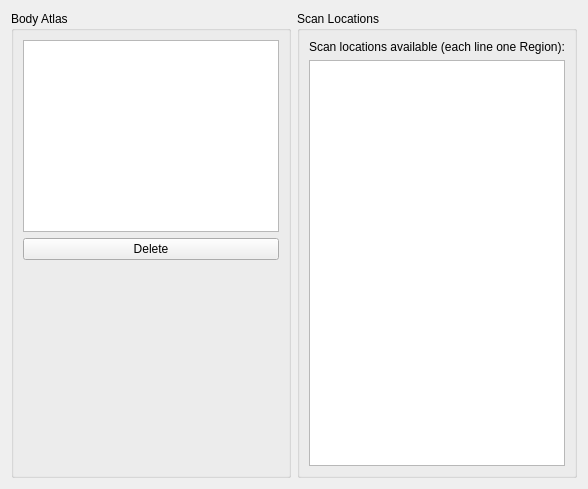
      <widget class="QWidget" name="tab_4">
       <attribute name="title">
        <string>BodyAtlas</string>
       </attribute>
       <layout class="QGridLayout" name="gridLayout_17">
        <item row="0" column="0">
         <layout class="QGridLayout" name="gridLayout_16">
          <item row="0" column="1">
           <widget class="QGroupBox" name="groupBodyRegion">
            <property name="sizePolicy">
             <sizepolicy hsizetype="Preferred" vsizetype="Preferred">
              <horstretch>1</horstretch>
              <verstretch>0</verstretch>
             </sizepolicy>
            </property>
            <property name="title">
             <string>Scan Locations</string>
            </property>
            <layout class="QVBoxLayout" name="verticalLayout">
             <item>
              <widget class="QLabel" name="label_23">
               <property name="text">
                <string>Scan locations available (each line one Region):</string>
               </property>
              </widget>
             </item>
             <item>
              <widget class="QPlainTextEdit" name="scanLocations"/>
             </item>
            </layout>
           </widget>
          </item>
          <item row="0" column="0">
           <widget class="QGroupBox" name="groupBodyAtlas">
            <property name="sizePolicy">
             <sizepolicy hsizetype="Preferred" vsizetype="Preferred">
              <horstretch>3</horstretch>
              <verstretch>0</verstretch>
             </sizepolicy>
            </property>
            <property name="title">
             <string>Body Atlas</string>
            </property>
            <layout class="QGridLayout" name="gridLayout_18">
             <item row="0" column="0">
              <widget class="QTreeView" name="treeBodyAtlas"/>
             </item>
             <item row="1" column="0">
              <widget class="QPushButton" name="bodyAtlasDelete">
               <property name="text">
                <string>Delete</string>
               </property>
              </widget>
             </item>
             <item row="2" column="0">
              <widget class="QLabel" name="bodyAtlasImage">
               <property name="sizePolicy">
                <sizepolicy hsizetype="Preferred" vsizetype="Preferred">
                 <horstretch>0</horstretch>
                 <verstretch>0</verstretch>
                </sizepolicy>
               </property>
               <property name="minimumSize">
                <size>
                 <width>0</width>
                 <height>200</height>
                </size>
               </property>
               <property name="text">
                <string/>
               </property>
              </widget>
             </item>
            </layout>
           </widget>
          </item>
         </layout>
        </item>
       </layout>
      </widget>
